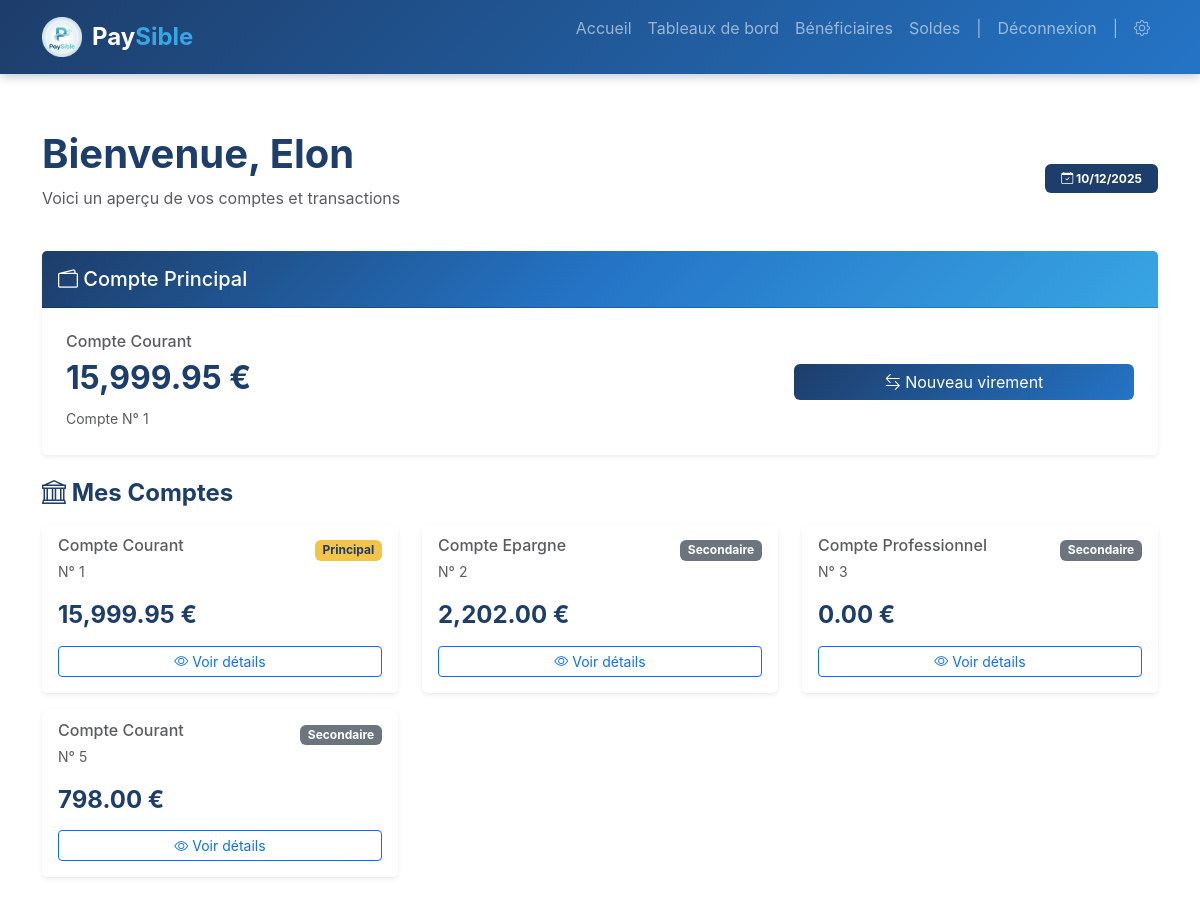
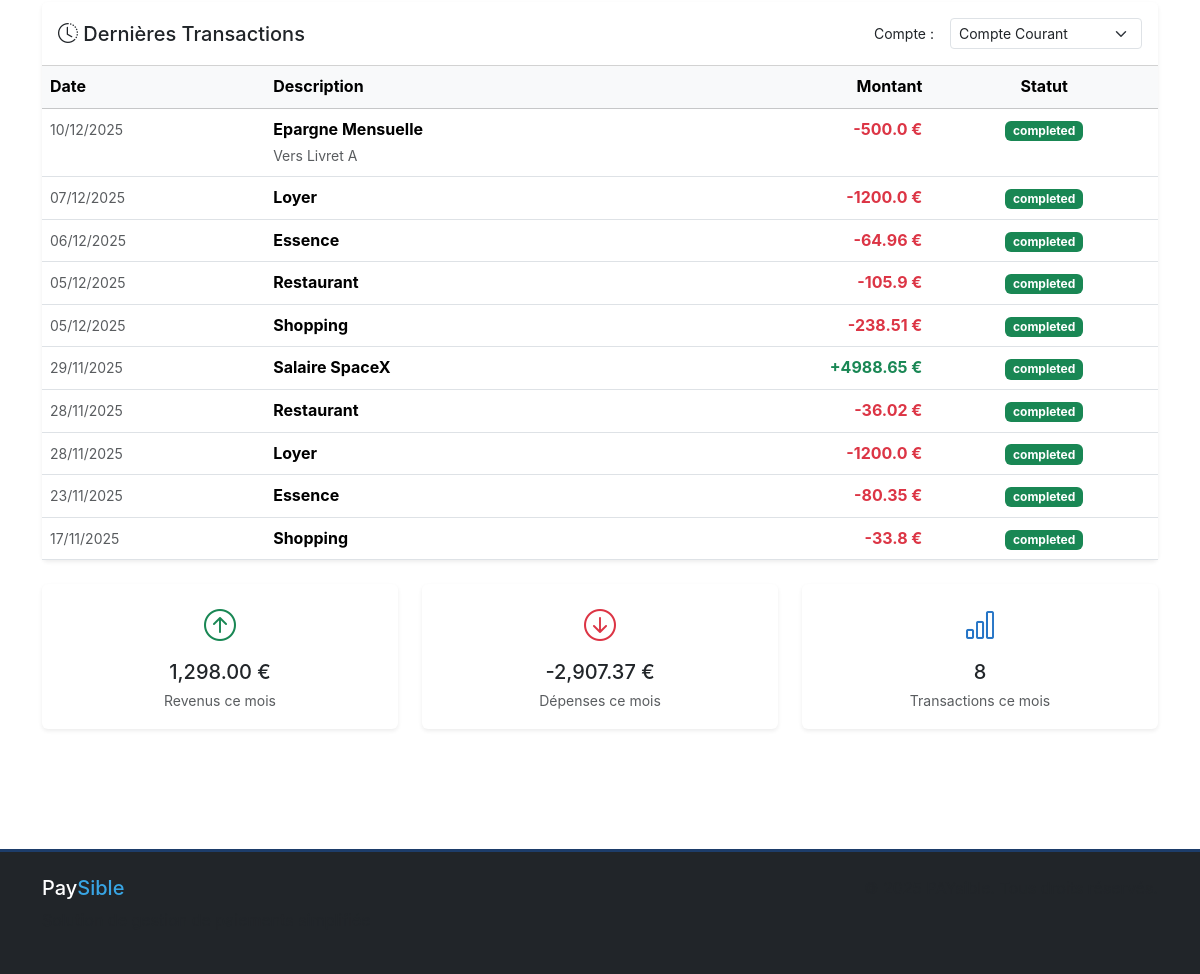
Page / (signed in) on the earlier database version (2 pictures, top to bottom).
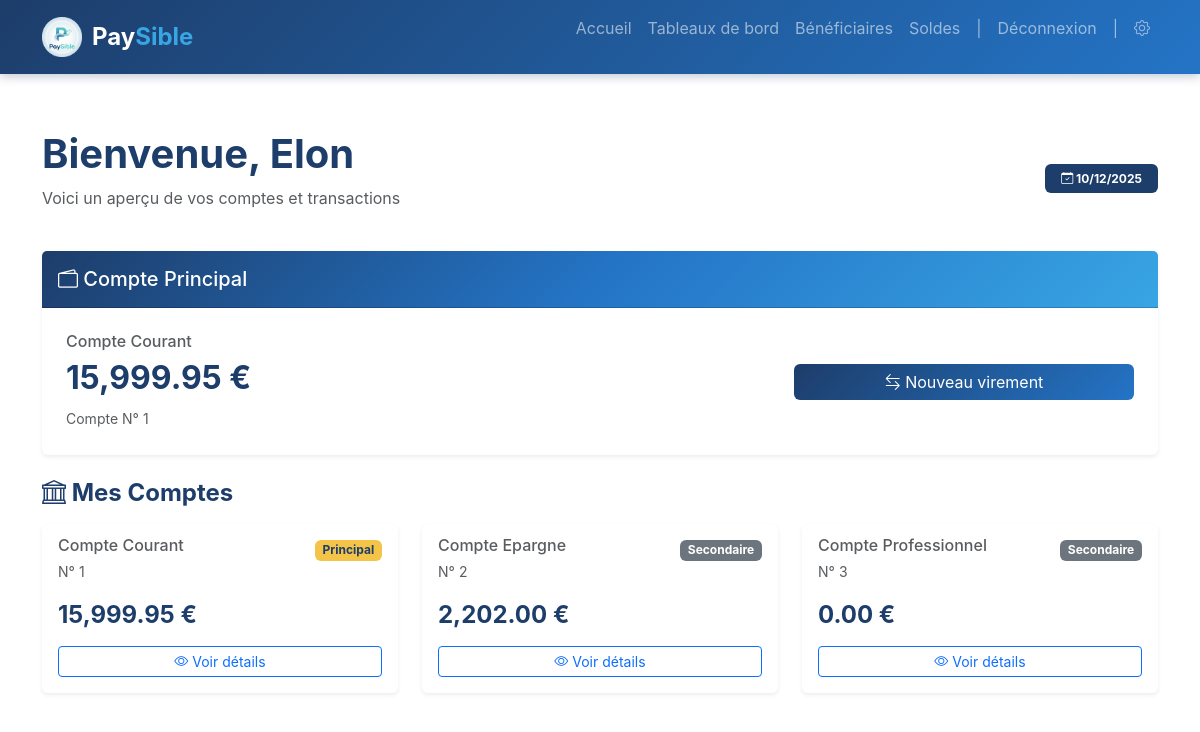
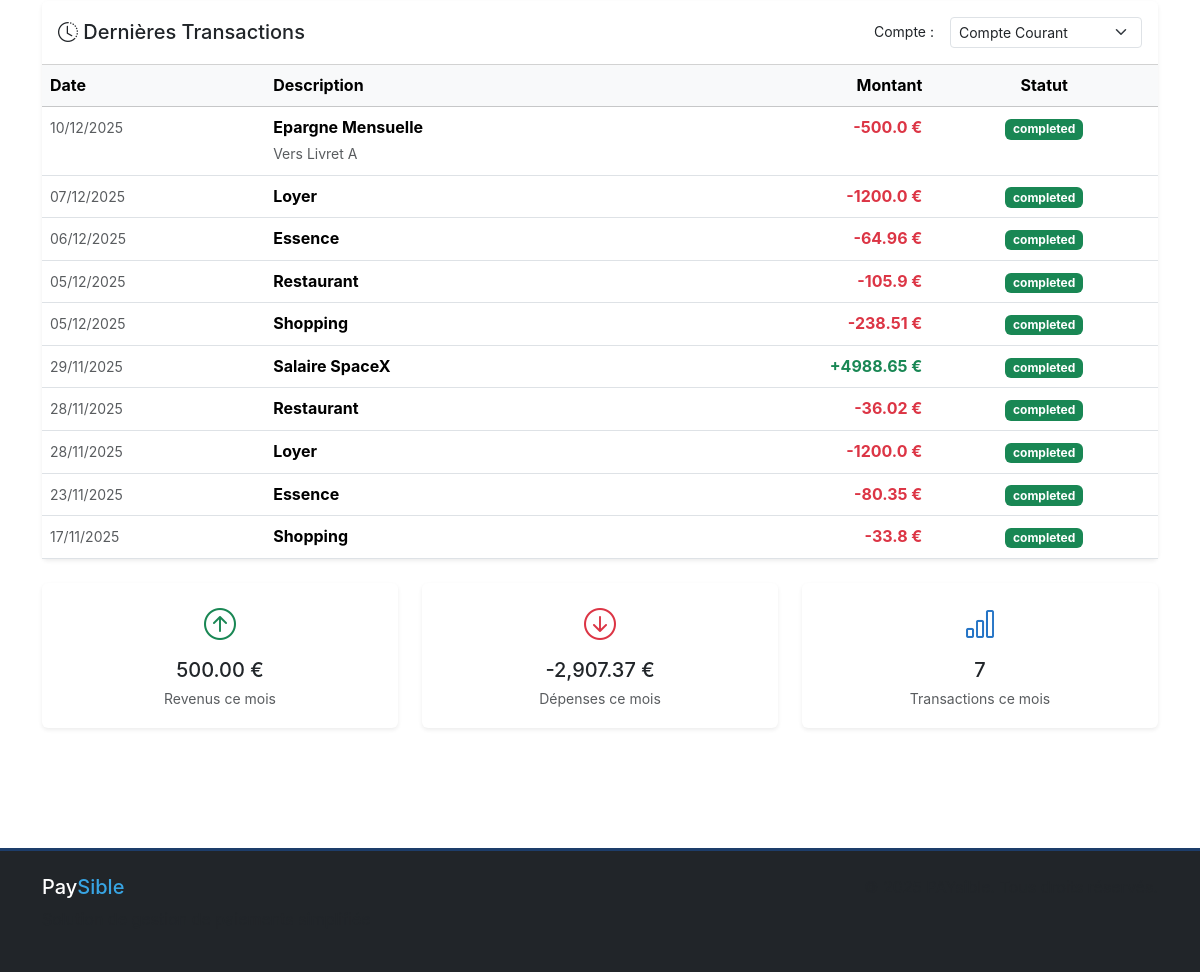
Same page on the later database version (2 pictures, top to bottom).
### app/models/user.py (models this page shows)
class UserDB(Base):
    __tablename__ = "users"
    id = Column(Integer, primary_key=True, index=True)
    name = Column(String)
    last_name = Column(String)
    phone_number = Column(String)
    address = Column(String)
    email = Column(String, unique=True, index=True)
    creation_date = Column(DateTime, default=datetime.utcnow)
    accounts = relationship("AccountDB", back_populates="owner")

### app/models/account.py (models this page shows)
class AccountDB(Base):
    __tablename__ = "accounts"
    id = Column(Integer, primary_key=True, index=True)
    type = Column(String)  # Ex: Courant, Epargne
    iban = Column(String, unique=True, index=True)
    user_id = Column(Integer, ForeignKey("users.id"))
    owner = relationship("UserDB", back_populates="accounts")
    beneficiaries = relationship("BeneficiaryDB", back_populates="account")
    transaction_entries = relationship("TransactionEntryDB", back_populates="account")

### app/models/transaction.py (models this page shows)
class TransactionDB(Base):
    __tablename__ = "transactions"
    id = Column(Integer, primary_key=True, index=True)
    type = Column(String)
    amount = Column(Float)
    date = Column(DateTime, default=datetime.utcnow)
    description = Column(String)
    entries = relationship("TransactionEntryDB", back_populates="transaction")

class TransactionEntryDB(Base):
    __tablename__ = "transaction_entries"
    id = Column(Integer, primary_key=True, index=True)
    amount = Column(Float)
    type = Column(String) # Debit ou Credit
    description = Column(String)
    account_id = Column(Integer, ForeignKey("accounts.id"))
    transaction_id = Column(Integer, ForeignKey("transactions.id"))
    account = relationship("AccountDB", back_populates="transaction_entries")
    transaction = relationship("TransactionDB", back_populates="entries")

### app/web/routes.py (the view)
@router.get("/", response_class=HTMLResponse)
async def homepage(request: Request, db: Session = Depends(get_db)):
    user_email = get_user_email_from_session(request)
    if user_email:
        user = db.query(UserDB).filter(UserDB.email == user_email).first()
        if not user:
            return RedirectResponse(url="/logout")
        accounts_data = []
        total_balance = 0
        main_account_data = None
        db_accounts = user.accounts
        for index, acc in enumerate(db_accounts):
            bal = get_account_balance(db, acc.id)
            acc_info = {
                "id": acc.id,
                "iban": acc.iban,
                "type": f"Compte {acc.type}",
                "balance": f"{bal:,.2f}",
                "is_main": (index == 0)
            }
            accounts_data.append(acc_info)
            total_balance += bal
            if index == 0:
                main_account_data = acc_info
        user_account_ids = [acc.id for acc in user.accounts]
        transactions_by_account = {}
        for account in db_accounts:
            account_entries = db.query(TransactionEntryDB) \
                .join(TransactionDB) \
                .filter(TransactionEntryDB.account_id == account.id) \
                .order_by(TransactionDB.date.desc()) \
                .limit(10).all()
            transactions_list = []
            for entry in account_entries:
                transactions_list.append({
                    "date": entry.transaction.date.strftime("%d/%m/%Y"),
                    "description": entry.transaction.description,
                    "details": entry.description if entry.description != entry.transaction.description else "",
                    "amount": entry.amount,
                    "status": "completed"
                })
            transactions_by_account[account.id] = transactions_list
        current_month = datetime.now().month
        current_year = datetime.now().year
        month_entries = db.query(TransactionEntryDB) \
            .join(TransactionDB) \
            .filter(
            TransactionEntryDB.account_id.in_(user_account_ids),
            extract('month', TransactionDB.date) == current_month,
            extract('year', TransactionDB.date) == current_year
        ).all()
        stats = {
            "total_income": sum(e.amount for e in month_entries if e.amount > 0),
            "total_expenses": sum(e.amount for e in month_entries if e.amount < 0),
            "transaction_count": len(month_entries)
        }
        stats_display = {
            "total_income": f"{stats['total_income']:,.2f}",
            "total_expenses": f"{stats['total_expenses']:,.2f}",
            "transaction_count": stats['transaction_count']
        }
        return templates.TemplateResponse(
            "pages/home.html",
            {
                "request": request,
                "user_email": user.email,
                "user_name": user.name,
                "main_account": main_account_data,
                "accounts": accounts_data,
                "transactions_by_account": transactions_by_account,
                "stats": stats_display,
                "current_date": datetime.now().strftime("%d/%m/%Y")
            }
        )
    return templates.TemplateResponse("index.html", {"request": request, "user_email": None})

### templates/pages/home.html (shortened to what this page needs)
{% extends 'base.html' %}
{% block content %}
<div class="container py-4">
    <div class="row mb-4">
        <div class="col-12">
            <div class="d-flex justify-content-between align-items-center">
                <div>
                    <h1 class="section-title mb-2">Bienvenue, {{ user_name or user_email }}</h1>
                    <p class="text-muted">Voici un aperçu de vos comptes et transactions</p>
                </div>
                <div>
                    <span class="badge bg-primary-paysible px-3 py-2">
                        <i class="bi bi-calendar-check"></i> {{ current_date }}
                    </span>
                </div>
            </div>
        </div>
    </div>
    <div class="row mb-4">
        <div class="col-12">
            <div class="card border-0 shadow-sm">
                <div class="card-header bg-gradient-paysible text-white py-3">
                    <h5 class="mb-0">
                        <i class="bi bi-wallet2"></i> Compte Principal
                    </h5>
                </div>
                <div class="card-body p-4">
                    <div class="row align-items-center">
                        <div class="col-md-8">
                            <h6 class="text-muted mb-2">{{ main_account.type or 'Compte Courant' }}</h6>
                            <h2 class="text-primary-paysible mb-2">
                                <strong>{{ main_account.balance or '0.00' }} €</strong>
                            </h2>
                            <p class="mb-0 text-muted">
                                <small>Compte N° {{ main_account.id or 'XXXXXX' }}</small>
                            </p>
                        </div>
                        <div class="col-md-4 text-md-end">
                            <a href="/virement" class="btn btn-primary-paysible w-100">
                                <i class="bi bi-arrow-left-right"></i> Nouveau virement
                            </a>
                        </div>
                    </div>
                </div>
            </div>
        </div>
    </div>
    <div class="row mb-4">
        <div class="col-12">
            <h4 class="section-title mb-3">
                <i class="bi bi-bank"></i> Mes Comptes
            </h4>
        </div>
        {% if accounts and accounts|length > 0 %}
            {% for account in accounts %}
            <div class="col-md-6 col-lg-4 mb-3">
                <div class="card h-100 border-0 shadow-sm">
                    <div class="card-body">
                        <div class="d-flex justify-content-between align-items-start mb-3">
                            <div>
                                <h6 class="card-subtitle text-muted mb-1">{{ account.type or 'Compte' }}</h6>
                                <small class="text-muted">N° {{ account.id }}</small>
                            </div>
                            <span class="badge {% if account.is_main %}bg-gold-paysible{% else %}bg-secondary{% endif %}">
                                {% if account.is_main %}Principal{% else %}Secondaire{% endif %}
                            </span>
                        </div>
                        <h4 class="text-primary-paysible mb-3">
                            <strong>{{ account.balance or '0.00' }} €</strong>
                        </h4>
                        <a href="/dashboard" class="btn btn-sm btn-outline-primary w-100">
                            <i class="bi bi-eye"></i> Voir détails
                        </a>
                    </div>
                </div>
            </div>
            {% endfor %}
        {% endif %}
    </div>
    <div class="row">
        <div class="col-12">
            <div class="card border-0 shadow-sm">
                <div class="card-header bg-white py-3">
                    <div class="row align-items-center">
                        <div class="col-md-6">
                            <h5 class="mb-0">
                                <i class="bi bi-clock-history"></i> Dernières Transactions
                            </h5>
                        </div>
                        <div class="col-md-6">
                            <div class="d-flex justify-content-end align-items-center gap-2">
                                <label for="account-filter" class="mb-0 me-2 small">Compte :</label>
                                <select id="account-filter" class="form-select form-select-sm" style="width: auto;">
                                    {% for account in accounts %}
                                    <option value="{{ account.id }}" {% if loop.first %}selected{% endif %}>
                                        {{ account.type }}
                                    </option>
                                    {% endfor %}
                                </select>
                            </div>
                        </div>
                    </div>
                </div>
                <div class="card-body p-0">
                    {% if transactions_by_account %}
                        {% for account_id, account_transactions in transactions_by_account.items() %}
                        <div class="transaction-list" data-account-id="{{ account_id }}" style="{% if not loop.first %}display: none;{% endif %}">
                            {% if account_transactions and account_transactions|length > 0 %}
                                <div class="table-responsive">
                                    <table class="table table-hover mb-0">
                                        <thead class="table-light">
                                            <tr>
                                                <th>Date</th>
                                                <th>Description</th>
                                                <th class="text-end">Montant</th>
                                                <th class="text-center">Statut</th>
                                            </tr>
                                        </thead>
                                        <tbody>
                                            {% for transaction in account_transactions %}
                                            <tr>
                                                <td>
                                                    <small class="text-muted">{{ transaction.date }}</small>
                                                </td>
                                                <td>
                                                    <strong>{{ transaction.description or 'Transaction' }}</strong>
                                                    <br>
                                                    <small class="text-muted">{{ transaction.details or '' }}</small>
                                                </td>
                                                <td class="text-end">
                                                    <strong class="{% if transaction.amount > 0 %}text-success{% else %}text-danger{% endif %}">
                                                        {% if transaction.amount > 0 %}+{% endif %}{{ transaction.amount }} €
                                                    </strong>
                                                </td>
                                                <td class="text-center">
                                                    <span class="badge {% if transaction.status == 'completed' %}bg-success{% elif transaction.status == 'pending' %}bg-warning{% else %}bg-secondary{% endif %}">
                                                        {{ transaction.status_label or transaction.status or 'Complété' }}
                                                    </span>
                                                </td>
                                            </tr>
                                            {% endfor %}
                                        </tbody>
                                    </table>
                                </div>
                            {% else %}
                                <div class="text-center py-5">
                                    <i class="bi bi-receipt text-muted" style="font-size: 3rem;"></i>
                                    <p class="text-muted mt-3 mb-0">Aucune transaction pour ce compte</p>
                                </div>
                            {% endif %}
                        </div>
                        {% endfor %}
                    {% else %}
                        <div class="text-center py-5">
                            <i class="bi bi-receipt text-muted" style="font-size: 3rem;"></i>
                            <p class="text-muted mt-3 mb-0">Aucune transaction récente</p>
                        </div>
                    {% endif %}
                </div>
            </div>
        </div>
    </div>
    <div class="row mt-4">
        <div class="col-md-4 mb-3">
            <div class="card border-0 shadow-sm text-center">
                <div class="card-body">
                    <i class="bi bi-arrow-up-circle text-success" style="font-size: 2rem;"></i>
                    <h5 class="mt-2 mb-1">{{ stats.total_income or '0.00' }} €</h5>
                    <p class="text-muted mb-0"><small>Revenus ce mois</small></p>
                </div>
            </div>
        </div>
        <div class="col-md-4 mb-3">
            <div class="card border-0 shadow-sm text-center">
                <div class="card-body">
                    <i class="bi bi-arrow-down-circle text-danger" style="font-size: 2rem;"></i>
                    <h5 class="mt-2 mb-1">{{ stats.total_expenses or '0.00' }} €</h5>
                    <p class="text-muted mb-0"><small>Dépenses ce mois</small></p>
                </div>
            </div>
        </div>
        <div class="col-md-4 mb-3">
            <div class="card border-0 shadow-sm text-center">
                <div class="card-body">
                    <i class="bi bi-bar-chart text-blue-paysible" style="font-size: 2rem;"></i>
                    <h5 class="mt-2 mb-1">{{ stats.transaction_count or '0' }}</h5>
                    <p class="text-muted mb-0"><small>Transactions ce mois</small></p>
                </div>
            </div>
        </div>
    </div>
</div>
{% endblock %}

Differences in the rows shown:
removed AccountDB: type "Compte Courant", id "5", shows "Secondaire", balance "798.00"
Other differences:
{{ stats.total_income or '0.00' }}: "1,298.00" → "500.00"
{{ stats.transaction_count or '0' }}: "8" → "7"
